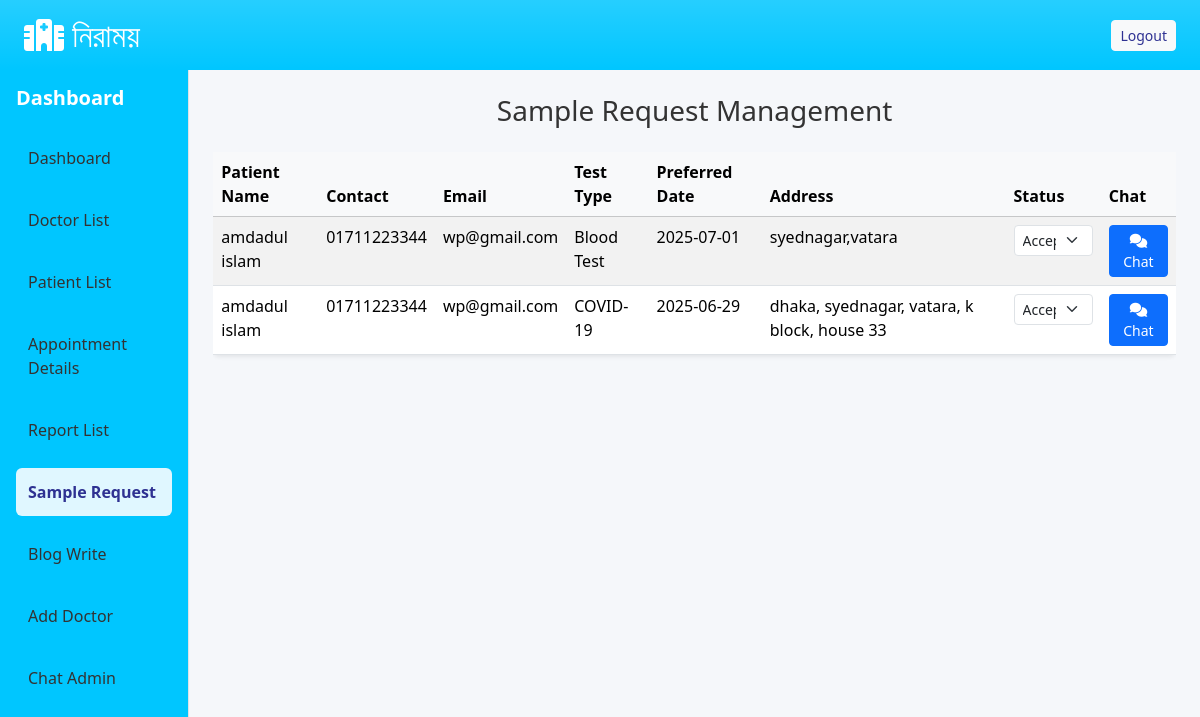
The page /Hospital_DashBord/sampleRq.php (signed in) on the database its author committed.
### tables this page shows
CREATE TABLE `sample_request_hospitals` (
  `id` int(11) NOT NULL,
  `request_id` int(11) NOT NULL,
  `hospital_id` int(11) NOT NULL,
  `status` enum('Pending','Accepted','Rejected') DEFAULT 'Pending',
  `responded_at` timestamp NULL DEFAULT NULL,
  `report_details` text DEFAULT NULL,
  `report_file` varchar(255) DEFAULT NULL
);

CREATE TABLE `patient_list` (
  `id` int(11) NOT NULL,
  `first_name` varchar(100) NOT NULL,
  `last_name` varchar(100) NOT NULL,
  `email` varchar(150) NOT NULL,
  `phone_no` varchar(20) NOT NULL,
  `password` varchar(255) NOT NULL,
  `gender` enum('Male','Female') NOT NULL
);

CREATE TABLE `sample_requests` (
  `id` int(11) NOT NULL,
  `patient_id` int(11) NOT NULL,
  `test_name` varchar(100) DEFAULT NULL,
  `patient_name` varchar(150) DEFAULT NULL,
  `mobile` varchar(20) DEFAULT NULL,
  `address` text DEFAULT NULL,
  `preferred_date` date DEFAULT NULL,
  `city` varchar(50) DEFAULT NULL,
  `created_at` timestamp NOT NULL DEFAULT current_timestamp()
);

### Hospital_DashBord/sampleRq.php (the view, shortened to what this page needs)
<?php
include "../Connection.php";
$hospital_id = $_SESSION['hospital_id'];
$sql = "
SELECT
  srh.id AS request_hospital_id,
  sr.test_name,
  sr.preferred_date,
  sr.address,
  p.first_name,
  p.last_name,
  p.phone_no,
  p.email,
  srh.status
FROM sample_request_hospitals srh
JOIN sample_requests sr ON srh.request_id = sr.id
JOIN patient_list p ON sr.patient_id = p.id
WHERE srh.hospital_id = ?
  AND (
    srh.status = 'Accepted'
    OR srh.request_id NOT IN (
      SELECT request_id FROM sample_request_hospitals WHERE status = 'Accepted'
    )
  )
ORDER BY sr.preferred_date DESC
";
$stmt = $conn->prepare($sql);
$stmt->bind_param("i", $hospital_id);
$stmt->execute();
$rows = $stmt->get_result();
?>
<!DOCTYPE html>
<html lang="en">
<head>
  <link href="https://cdn.jsdelivr.net/npm/bootstrap@5.3.3/dist/css/bootstrap.min.css" rel="stylesheet" />
  <link href="https://cdnjs.cloudflare.com/ajax/libs/font-awesome/6.5.0/css/all.min.css" rel="stylesheet" />
  <link rel="stylesheet" href="sampleRq.css" />
</head>
<body>
<nav class="navbar bg-gradient text-white px-4 py-3 d-flex justify-content-between">
  <h2 class="mb-0"><i class="fa-solid fa-hospital"></i> নিরাময়</h2>
  <a href="../login.php" class="btn btn-light btn-sm">Logout</a>
</nav>
<div class="d-flex" >
  <aside class="sidebar d-flex flex-column p-3" style="width:220px; min-height:100vh;color:#2e3192;">
    <h5 class="mb-4 fw-bold text-white" style="color: #010102;">Dashboard</h5>
    <ul class="nav flex-column">
      <li class="nav-item"><a class="nav-link" href="dashboard.php">Dashboard</a></li>
      <li class="nav-item"><a class="nav-link" href="doctorlist.php">Doctor List</a></li>
      <li class="nav-item"><a class="nav-link" href="patient.php">Patient List</a></li>
      <li class="nav-item"><a class="nav-link" href="appointmentDetails.php">Appointment Details</a></li>
      <li class="nav-item"><a class="nav-link" href="report.php">Report List</a></li>
      <li class="nav-item"><a class="nav-link active" href="sampleRq.php">Sample Request</a></li>
      <li class="nav-item"><a class="nav-link" href="blogWrite.php">Blog Write</a></li>
      <li class="nav-item"><a class="nav-link" href="addDoctor.php">Add Doctor</a></li>
      <li class="nav-item"><a class="nav-link" href="chatAdmin.php">Chat Admin</a></li>
    </ul>
  </aside>
  <main class="content flex-fill p-4">
    <h3 class="text-center mb-4">Sample Request Management</h3>
    <div class="table-responsive">
      <table class="table table-striped table-hover shadow-sm bg-white rounded">
        <thead class="table-light">
          <tr>
            <th>Patient Name</th>
            <th>Contact</th>
            <th>Email</th>
            <th>Test Type</th>
            <th>Preferred Date</th>
            <th>Address</th>
            <th>Status</th>
            <th>Chat</th>
          </tr>
        </thead>
        <tbody>
          <?php if ($rows->num_rows > 0): ?>
            <?php while ($row = $rows->fetch_assoc()): ?>
            <tr>
              <td><?= htmlspecialchars($row['first_name'] . ' ' . $row['last_name']) ?></td>
              <td><?= htmlspecialchars($row['phone_no']) ?></td>
              <td><?= htmlspecialchars($row['email']) ?></td>
              <td><?= htmlspecialchars($row['test_name']) ?></td>
              <td><?= htmlspecialchars($row['preferred_date']) ?></td>
              <td><?= htmlspecialchars($row['address']) ?></td>
              <td>
                <select class="form-select form-select-sm status-select" data-id="<?= $row['request_hospital_id'] ?>">
                  <option value="Accepted" <?= $row['status'] === 'Accepted' ? 'selected' : '' ?>>Accepted</option>
                </select>
              </td>
              <td>
                <a href="hospital_chat.php?request_hospital_id=<?= $row['request_hospital_id'] ?>" class="btn btn-primary btn-sm">
                  <i class="fa fa-comments"></i> Chat
                </a>
              </td>
            </tr>
            <?php endwhile; ?>
          <?php else: ?>
            <tr><td colspan="8" class="text-center">No sample requests available.</td></tr>
          <?php endif; ?>
        </tbody>
      </table>
    </div>
  </main>
</div>
</body>
</html>

### Hospital_DashBord/sampleRq.css (style rules this page uses)
body { font-family: 'Segoe UI', Tahoma, Geneva, Verdana, sans-serif; background-color: #f5f7fa; margin: 0; padding: 0; color: #333; }
.bg-gradient { background: linear-gradient(to right, #2e3192, #1bffff); }
.navbar { background-color: #00c6ff; }
.navbar .btn { font-weight: 500; color: #2e3192; }
.sidebar { width: 240px; background-color: #00c6ff; min-height: 100vh; border-right: 1px solid #dee2e6; box-shadow: 2px 0 8px rgba(0, 0, 0, 0.05); }
.sidebar h5 { color: #010102; font-weight: 700; }
.sidebar .nav-link { color: #333; margin-bottom: 14px; border-radius: 6px; padding: 12px; transition: 0.3s; font-weight: 500; }
.sidebar .nav-link:hover, .sidebar .nav-link.active { background-color: #e0f7ff; color: #2e3192; font-weight: 600; }
.content { background-color: #f5f7fa; padding: 2rem; }
.table thead { background-color: #2e3192; color: #fff; }

### rows shown on the page
sample_request_hospitals: patient_list.first_name+last_name "amdadul islam", patient_list.phone_no "01711223344", patient_list.email "wp@gmail.com", request.test_name "Blood Test", request.preferred_date "2025-07-01", request.address "syednagar,vatara", status+id "Accepted"
sample_request_hospitals: patient_list.first_name+last_name "amdadul islam", patient_list.phone_no "01711223344", patient_list.email "wp@gmail.com", request.test_name "COVID-19", request.preferred_date "2025-06-29", request.address "dhaka, syednagar, vatara, k block, house 33", status+id "Accepted"
